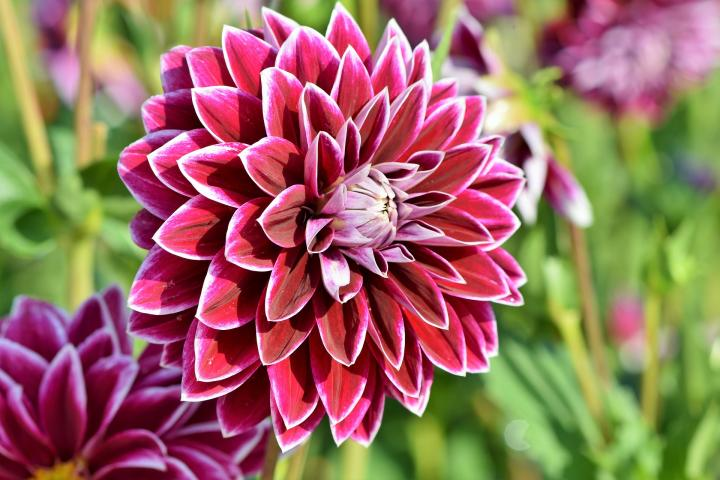
#> input picture photos/flower.jpg, 720 x 480 px, found by its file name
$ python transformations.py
#> lines starting #> are read from the running program, lines starting #| are printed output that depends on the picture
import cv2 as cv
import numpy as np

img = cv.imread('photos/flower.jpg')
#> img is the input picture: shape (480, 720, 3); mean B, G, R 97, 109.5, 153.2
cv.imshow('Flower', img)

#Translation
def translate(img,x,y):
#> called with x = -100, y = 100
    transMat = np.float32([[1,0,x],[0,1,y]])
    dimensions = (img.shape[1], img.shape[0])
#> dimensions = (720, 480)
    return cv.warpAffine(img, transMat, dimensions)
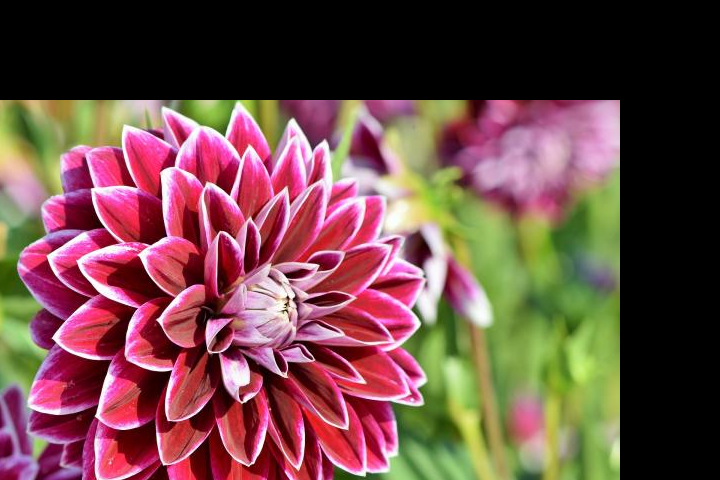
#> returned value: shape (480, 720, 3); mean of channels 0, 1, 2 71.1, 74.2, 111.5; drawn as B, G, R

translated = translate(img, -100, 100)
cv.imshow('Translated', translated)

#Rotation
def rotate(img, angle, rotPoint=None):
#> called with angle = 360
    (height, width) = img.shape[:2]
#> height = 480; width = 720

    if rotPoint is None:
        rotPoint = (width // 2, height // 2)
#> rotPoint = (360, 240)

    rotMat = cv.getRotationMatrix2D(rotPoint, angle, scale=1.0)
    dimensions = (width, height)
#> dimensions = (720, 480)

    return cv.warpAffine(img, rotMat, dimensions)

rotated = rotate(img, 360)
cv.imshow('Rotated', rotated)


cv.waitKey(0)
